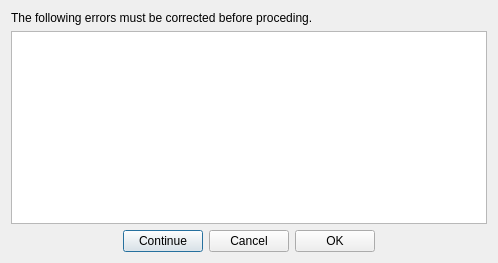
<?xml version="1.0" encoding="UTF-8"?>
<ui version="4.0">
 <class>ErrorDialog</class>
 <widget class="QDialog" name="ErrorDialog">
  <property name="enabled">
   <bool>true</bool>
  </property>
  <property name="geometry">
   <rect>
    <x>0</x>
    <y>0</y>
    <width>498</width>
    <height>263</height>
   </rect>
  </property>
  <property name="windowTitle">
   <string> Reliance Edge Configuration Utility</string>
  </property>
  <layout class="QVBoxLayout" name="verticalLayout">
   <item>
    <widget class="QLabel" name="label">
     <property name="text">
      <string>The following errors must be corrected before proceding.</string>
     </property>
     <property name="wordWrap">
      <bool>true</bool>
     </property>
    </widget>
   </item>
   <item>
    <widget class="QListWidget" name="listErrors"/>
   </item>
   <item>
    <layout class="QHBoxLayout" name="horizontalLayout">
     <item>
      <spacer name="horizontalSpacer_2">
       <property name="orientation">
        <enum>Qt::Horizontal</enum>
       </property>
       <property name="sizeHint" stdset="0">
        <size>
         <width>40</width>
         <height>20</height>
        </size>
       </property>
      </spacer>
     </item>
     <item>
      <widget class="QPushButton" name="btnContinue">
       <property name="text">
        <string>Continue</string>
       </property>
      </widget>
     </item>
     <item>
      <widget class="QPushButton" name="btnCancel">
       <property name="text">
        <string>Cancel</string>
       </property>
      </widget>
     </item>
     <item>
      <widget class="QPushButton" name="btnOk">
       <property name="text">
        <string>OK</string>
       </property>
      </widget>
     </item>
     <item>
      <spacer name="horizontalSpacer">
       <property name="orientation">
        <enum>Qt::Horizontal</enum>
       </property>
       <property name="sizeHint" stdset="0">
        <size>
         <width>40</width>
         <height>20</height>
        </size>
       </property>
      </spacer>
     </item>
    </layout>
   </item>
  </layout>
 </widget>
 <resources/>
 <connections/>
</ui>
